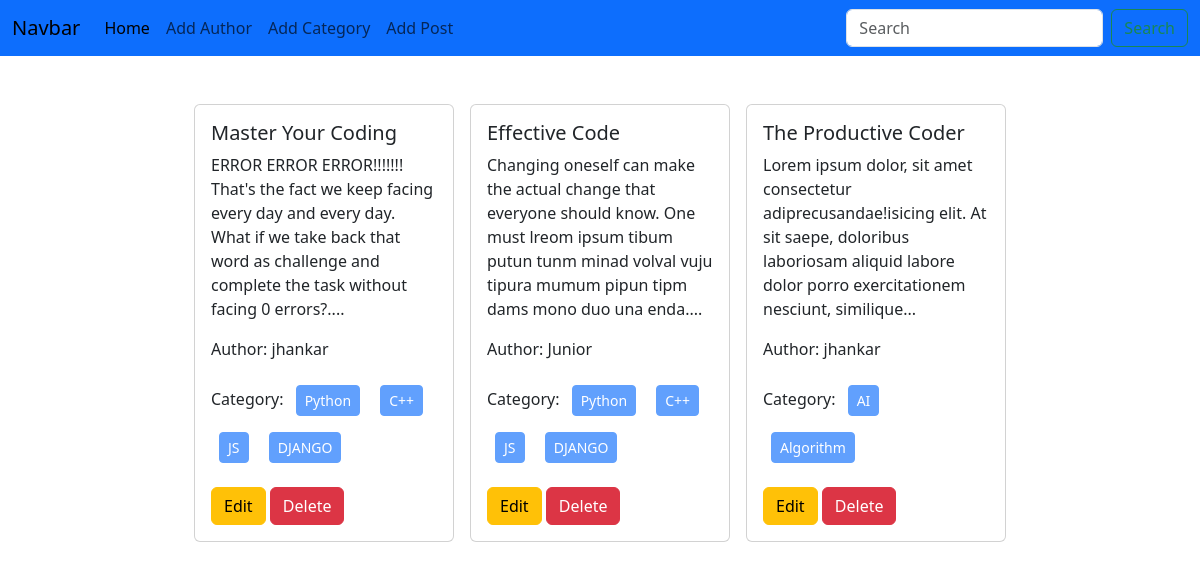
The page / on the database its author committed.
### posts/models.py (models this page shows, shortened)
class Post(models.Model):
    title = models.CharField(max_length=50)
    content = models.TextField()
    category = models.ManyToManyField(Category)# ekta post multiple category & ekta category multiple posts
    author = models.ForeignKey(Author, on_delete=models.CASCADE)

### author/models.py (models this page shows, shortened)
class Author(models.Model):
    name = models.CharField(max_length=50)
    bio = models.TextField()
    phone = models.IntegerField()

### categories/models.py (models this page shows, shortened)
class Category(models.Model):
    name = models.CharField(max_length=100)

### blog_project/views.py (the view)
# urls.py: path('', views.home, name = 'homepage'),
def home(request):
    data = Post.objects.all()
    """    print(data)
        for i in data:
                print(i.title)
                for j in i.category.all():
                        print(j)
                print() # for newline
    """
    return render(request, 'home.html', {'data': data})

### templates/home.html
{% extends 'base.html' %}
{% block content %}
<div class="d-flex flex-wrap justify-content-center px-5 pt-5">
    {% for post in data %}
    <div class="col-sm-3">
      <div class="card mx-2">
        <div class="card-body">
          <h5 class="card-title">{{post.title}}</h5>
          <p class="card-text">{{post.content}}</p>
          <p>Author: {{post.author.name}}</p>
          <p>Category:
            {% for cat in post.category.all %}
            <button class="btn btn-sm btn-primary m-2" disabled> {{cat.name}}</button>
            {%endfor%}
          </p>
          <a href="{% url 'edit_post' post.id %}" class="btn btn-warning">Edit</a>
          <a href="{% url 'delete_post' post.id %}" class="btn btn-danger">Delete</a>
        </div>
      </div>
    </div>
{% endfor %}  </div>
{% endblock %}

### templates/base.html (shortened to what this page needs)
<!doctype html>
<html lang="en">
  <head>
    <link href="https://cdn.jsdelivr.net/npm/bootstrap@5.3.2/dist/css/bootstrap.min.css" rel="stylesheet">
  </head>
  <body>
    <nav class="navbar bg-primary navbar-expand-lg">
      <div class="container-fluid">
        <a class="navbar-brand" href="#">Navbar</a>
        <div class="collapse navbar-collapse" id="navbarSupportedContent">
          <ul class="navbar-nav me-auto mb-2 mb-lg-0">
            <li class="nav-item">
              <a class="nav-link active" aria-current="page" href="{% url 'homepage' %}">Home</a>
            </li>
            <li class="nav-item">
              <a class="nav-link" href="{% url 'add_author' %}">Add Author</a>
            </li>
            <li class="nav-item">
              <a class="nav-link" href="{% url 'add_category' %}">Add Category</a>
            </li>
            <li class="nav-item">
              <a class="nav-link" href="{% url 'add_post' %}">Add Post</a>
            </li>
          </ul>
          <form class="d-flex" role="search">
            <input class="form-control me-2" type="search" placeholder="Search" aria-label="Search">
            <button class="btn btn-outline-success" type="submit">Search</button>
          </form>
        </div>
      </div>
    </nav>
    {% block content %}
    {% endblock %}
  </body>
</html>

### rows shown on the page
Post: title "Master Your Coding", content "ERROR ERROR ERROR!!!!!!! That's the fact we keep facing every day and every day. What if we take back that word as challenge and complete the task without facing 0 errors?....", author.name "jhankar"
Category: name "Python"
Category: name "C++"
Category: name "JS"
Category: name "DJANGO"
Post: title "Effective Code", content "Changing oneself can make the actual change that everyone should know. One must lreom ipsum tibum putun tunm minad volval vuju tipura mumum pipun tipm dams mono duo una enda....", author.name "Junior"
Post: title "The Productive Coder", content "Lorem ipsum dolor, sit amet consectetur adiprecusandae!isicing elit. At sit saepe, doloribus laboriosam aliquid labore dolor porro exercitationem nesciunt, similique...", author.name "jhankar"
Category: name "AI"
Category: name "Algorithm"
